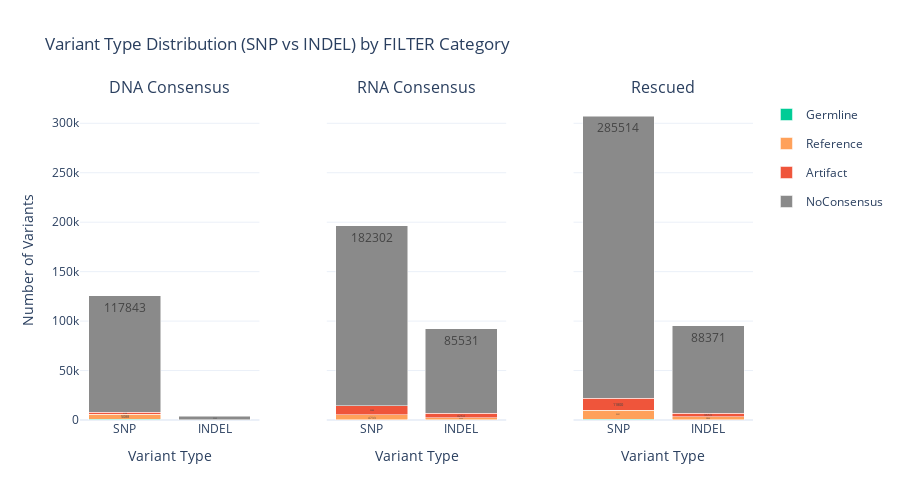

The cell this chart's notebook holds for it:
### Markdown cell above
### Plot 2: Variant Type Distribution

### Code cell
visualizer.plot_variant_type_distribution()

### Figure 1 — Plotly figure (JSON) as saved in the notebook; plotly's stock layout.template omitted (floating-point values rounded to 4 significant figures)
{"data": [{"hovertemplate": "<b>SNP</b><br>Germline: %{y}<extra></extra>", "legendgroup": "Germline", "marker": {"color": "#00CC96"}, "name": "Germline", "showlegend": true, "text": ["571"], "textposition": "inside", "type": "bar", "x": ["SNP"], "xaxis": "x", "y": [571], "yaxis": "y"}, {"hovertemplate": "<b>SNP</b><br>Reference: %{y}<extra></extra>", "legendgroup": "Reference", "marker": {"color": "#FFA15A"}, "name": "Reference", "showlegend": true, "text": ["5088"], "textposition": "inside", "type": "bar", "x": ["SNP"], "xaxis": "x", "y": [5088], "yaxis": "y"}, {"hovertemplate": "<b>SNP</b><br>Artifact: %{y}<extra></extra>", "legendgroup": "Artifact", "marker": {"color": "#EF553B"}, "name": "Artifact", "showlegend": true, "text": ["2198"], "textposition": "inside", "type": "bar", "x": ["SNP"], "xaxis": "x", "y": [2198], "yaxis": "y"}, {"hovertemplate": "<b>SNP</b><br>NoConsensus: %{y}<extra></extra>", "legendgroup": "NoConsensus", "marker": {"color": "#8A8A8A"}, "name": "NoConsensus", "showlegend": true, "text": ["117843"], "textposition": "inside", "type": "bar", "x": ["SNP"], "xaxis": "x", "y": [117843], "yaxis": "y"}, {"hovertemplate": "<b>INDEL</b><br>Germline: %{y}<extra></extra>", "legendgroup": "Germline", "marker": {"color": "#00CC96"}, "name": "Germline", "showlegend": false, "text": ["17"], "textposition": "inside", "type": "bar", "x": ["INDEL"], "xaxis": "x", "y": [17], "yaxis": "y"}, {"hovertemplate": "<b>INDEL</b><br>Reference: %{y}<extra></extra>", "legendgroup": "Reference", "marker": {"color": "#FFA15A"}, "name": "Reference", "showlegend": false, "text": ["146"], "textposition": "inside", "type": "bar", "x": ["INDEL"], "xaxis": "x", "y": [146], "yaxis": "y"}, {"hovertemplate": "<b>INDEL</b><br>Artifact: %{y}<extra></extra>", "legendgroup": "Artifact", "marker": {"color": "#EF553B"}, "name": "Artifact", "showlegend": false, "text": ["63"], "textposition": "inside", "type": "bar", "x": ["INDEL"], "xaxis": "x", "y": [63], "yaxis": "y"}, {"hovertemplate": "<b>INDEL</b><br>NoConsensus: %{y}<extra></extra>", "legendgroup": "NoConsensus", "marker": {"color": "#8A8A8A"}, "name": "NoConsensus", "showlegend": false, "text": ["3363"], "textposition": "inside", "type": "bar", "x": ["INDEL"], "xaxis": "x", "y": [3363], "yaxis": "y"}, {"hovertemplate": "<b>SNP</b><br>Germline: %{y}<extra></extra>", "legendgroup": "Germline", "marker": {"color": "#00CC96"}, "name": "Germline", "showlegend": false, "text": ["375"], "textposition": "inside", "type": "bar", "x": ["SNP"], "xaxis": "x2", "y": [375], "yaxis": "y2"}, {"hovertemplate": "<b>SNP</b><br>Reference: %{y}<extra></extra>", "legendgroup": "Reference", "marker": {"color": "#FFA15A"}, "name": "Reference", "showlegend": false, "text": ["4733"], "textposition": "inside", "type": "bar", "x": ["SNP"], "xaxis": "x2", "y": [4733], "yaxis": "y2"}, {"hovertemplate": "<b>SNP</b><br>Artifact: %{y}<extra></extra>", "legendgroup": "Artifact", "marker": {"color": "#EF553B"}, "name": "Artifact", "showlegend": false, "text": ["9088"], "textposition": "inside", "type": "bar", "x": ["SNP"], "xaxis": "x2", "y": [9088], "yaxis": "y2"}, {"hovertemplate": "<b>SNP</b><br>NoConsensus: %{y}<extra></extra>", "legendgroup": "NoConsensus", "marker": {"color": "#8A8A8A"}, "name": "NoConsensus", "showlegend": false, "text": ["182302"], "textposition": "inside", "type": "bar", "x": ["SNP"], "xaxis": "x2", "y": [182302], "yaxis": "y2"}, {"hovertemplate": "<b>INDEL</b><br>Germline: %{y}<extra></extra>", "legendgroup": "Germline", "marker": {"color": "#00CC96"}, "name": "Germline", "showlegend": false, "text": ["176"], "textposition": "inside", "type": "bar", "x": ["INDEL"], "xaxis": "x2", "y": [176], "yaxis": "y2"}, {"hovertemplate": "<b>INDEL</b><br>Reference: %{y}<extra></extra>", "legendgroup": "Reference", "marker": {"color": "#FFA15A"}, "name": "Reference", "showlegend": false, "text": ["2222"], "textposition": "inside", "type": "bar", "x": ["INDEL"], "xaxis": "x2", "y": [2222], "yaxis": "y2"}, {"hovertemplate": "<b>INDEL</b><br>Artifact: %{y}<extra></extra>", "legendgroup": "Artifact", "marker": {"color": "#EF553B"}, "name": "Artifact", "showlegend": false, "text": ["4264"], "textposition": "inside", "type": "bar", "x": ["INDEL"], "xaxis": "x2", "y": [4264], "yaxis": "y2"}, {"hovertemplate": "<b>INDEL</b><br>NoConsensus: %{y}<extra></extra>", "legendgroup": "NoConsensus", "marker": {"color": "#8A8A8A"}, "name": "NoConsensus", "showlegend": false, "text": ["85531"], "textposition": "inside", "type": "bar", "x": ["INDEL"], "xaxis": "x2", "y": [85531], "yaxis": "y2"}, {"hovertemplate": "<b>SNP</b><br>Germline: %{y}<extra></extra>", "legendgroup": "Germline", "marker": {"color": "#00CC96"}, "name": "Germline", "showlegend": false, "text": ["807"], "textposition": "inside", "type": "bar", "x": ["SNP"], "xaxis": "x3", "y": [807], "yaxis": "y3"}, {"hovertemplate": "<b>SNP</b><br>Reference: %{y}<extra></extra>", "legendgroup": "Reference", "marker": {"color": "#FFA15A"}, "name": "Reference", "showlegend": false, "text": ["9251"], "textposition": "inside", "type": "bar", "x": ["SNP"], "xaxis": "x3", "y": [9251], "yaxis": "y3"}, {"hovertemplate": "<b>SNP</b><br>Artifact: %{y}<extra></extra>", "legendgroup": "Artifact", "marker": {"color": "#EF553B"}, "name": "Artifact", "showlegend": false, "text": ["11800"], "textposition": "inside", "type": "bar", "x": ["SNP"], "xaxis": "x3", "y": [11800], "yaxis": "y3"}, {"hovertemplate": "<b>SNP</b><br>NoConsensus: %{y}<extra></extra>", "legendgroup": "NoConsensus", "marker": {"color": "#8A8A8A"}, "name": "NoConsensus", "showlegend": false, "text": ["285514"], "textposition": "inside", "type": "bar", "x": ["SNP"], "xaxis": "x3", "y": [285514], "yaxis": "y3"}, {"hovertemplate": "<b>INDEL</b><br>Germline: %{y}<extra></extra>", "legendgroup": "Germline", "marker": {"color": "#00CC96"}, "name": "Germline", "showlegend": false, "text": ["251"], "textposition": "inside", "type": "bar", "x": ["INDEL"], "xaxis": "x3", "y": [251], "yaxis": "y3"}, {"hovertemplate": "<b>INDEL</b><br>Reference: %{y}<extra></extra>", "legendgroup": "Reference", "marker": {"color": "#FFA15A"}, "name": "Reference", "showlegend": false, "text": ["2864"], "textposition": "inside", "type": "bar", "x": ["INDEL"], "xaxis": "x3", "y": [2864], "yaxis": "y3"}, {"hovertemplate": "<b>INDEL</b><br>Artifact: %{y}<extra></extra>", "legendgroup": "Artifact", "marker": {"color": "#EF553B"}, "name": "Artifact", "showlegend": false, "text": ["3653"], "textposition": "inside", "type": "bar", "x": ["INDEL"], "xaxis": "x3", "y": [3653], "yaxis": "y3"}, {"hovertemplate": "<b>INDEL</b><br>NoConsensus: %{y}<extra></extra>", "legendgroup": "NoConsensus", "marker": {"color": "#8A8A8A"}, "name": "NoConsensus", "showlegend": false, "text": ["88371"], "textposition": "inside", "type": "bar", "x": ["INDEL"], "xaxis": "x3", "y": [88371], "yaxis": "y3"}], "layout": {"annotations": [{"font": {"size": 16}, "showarrow": false, "text": "DNA Consensus", "x": 0.1333, "xanchor": "center", "xref": "paper", "y": 1, "yanchor": "bottom", "yref": "paper"}, {"font": {"size": 16}, "showarrow": false, "text": "RNA Consensus", "x": 0.5, "xanchor": "center", "xref": "paper", "y": 1, "yanchor": "bottom", "yref": "paper"}, {"font": {"size": 16}, "showarrow": false, "text": "Rescued", "x": 0.8667, "xanchor": "center", "xref": "paper", "y": 1, "yanchor": "bottom", "yref": "paper"}], "barmode": "stack", "height": 500, "showlegend": true, "title": {"text": "Variant Type Distribution (SNP vs INDEL) by FILTER Category"}, "xaxis": {"anchor": "y", "domain": [0, 0.2667], "title": {"text": "Variant Type"}}, "xaxis2": {"anchor": "y2", "domain": [0.3667, 0.6333], "title": {"text": "Variant Type"}}, "xaxis3": {"anchor": "y3", "domain": [0.7333, 1], "title": {"text": "Variant Type"}}, "yaxis": {"anchor": "x", "domain": [0, 1], "title": {"text": "Number of Variants"}}, "yaxis2": {"anchor": "x2", "domain": [0, 1], "matches": "y", "showticklabels": false}, "yaxis3": {"anchor": "x3", "domain": [0, 1], "matches": "y", "showticklabels": false}}}
